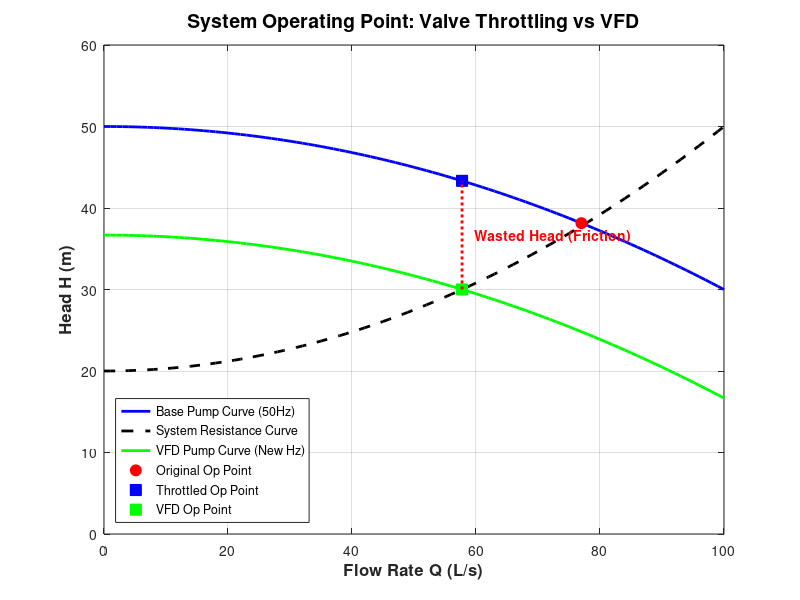

MATLAB code to generate this figure:
% =========================================================================
% ENERGY SAVINGS ANALYSIS: VFD vs. VALVE THROTTLING
% =========================================================================
clear; clc; close all;

% 1. Define Fluid Properties and Range
rho = 1000; % Density of water (kg/m3)
g = 9.81;   % Gravity (m/s2)
Q = 0:1:100; % Flow rate range (L/s)
Q_m3s = Q / 1000; % Flow rate in m3/s for power calculation

% 2. Base Curves at 50 Hz
H_pump_50Hz = 50 - 0.002 * Q.^2; 
H_sys_base = 20 + 0.003 * Q.^2; 

% Find original operating point (100% Flow)
[~, idx_orig] = min(abs(H_pump_50Hz - H_sys_base));
Q_orig = Q(idx_orig);
H_orig = H_pump_50Hz(idx_orig);

% 3. The New Demand: Factory needs reduced flow (e.g., 75% of original)
Q_target = Q_orig * 0.75;

% =========================================================================
% SCENARIO A: VALVE THROTTLING (Constant 50 Hz, increased system resistance)
% =========================================================================
% Pump runs on original 50Hz curve. 
% We find the Head the pump produces at Q_target.
H_throttle = 50 - 0.002 * (Q_target)^2;

% Calculate Power (Assuming constant pump efficiency of 75% for simplicity)
eta = 0.75;
Power_Throttle_kW = (rho * g * (Q_target/1000) * H_throttle) / (eta * 1000);

% =========================================================================
% SCENARIO B: VFD FREQUENCY CONTROL (Affinity Laws applied)
% =========================================================================
% System curve remains unchanged. We find what Head the system needs at Q_target.
H_req_vfd = 20 + 0.003 * (Q_target)^2;

% Calculate required VFD Frequency using Affinity Laws
% N_ratio = sqrt(H_req_vfd / H_pump_at_target_if_50Hz_was_shifted)
% Mathematically: 50*n^2 - 0.002*Q_target^2 = H_req_vfd
n_ratio = sqrt((H_req_vfd + 0.002 * Q_target^2) / 50);
Hz_new = 50 * n_ratio;

% Generate the new VFD Pump Curve for plotting
H_pump_VFD = 50*(n_ratio^2) - 0.002 * Q.^2;

% Calculate Power with VFD
Power_VFD_kW = (rho * g * (Q_target/1000) * H_req_vfd) / (eta * 1000);

% =========================================================================
% PRINT ENGINEERING REPORT
% =========================================================================
fprintf('===================================================\n');
fprintf('       VFD ENERGY SAVINGS ANALYSIS REPORT          \n');
fprintf('===================================================\n');
fprintf(' Original Operation (50 Hz) : Q = %.1f L/s, H = %.1f m\n', Q_orig, H_orig);
fprintf(' Target Reduced Flow        : Q = %.1f L/s\n', Q_target);
fprintf('---------------------------------------------------\n');
fprintf(' [Scenario A: Valve Throttling]\n');
fprintf(' Pump Head Forced to        : %.1f m (Excess Pressure!)\n', H_throttle);
fprintf(' Power Consumed             : %.2f kW\n', Power_Throttle_kW);
fprintf('---------------------------------------------------\n');
fprintf(' [Scenario B: VFD Control]\n');
fprintf(' New Required Frequency     : %.1f Hz\n', Hz_new);
fprintf(' Pump Head Matched to System: %.1f m\n', H_req_vfd);
fprintf(' Power Consumed             : %.2f kW\n', Power_VFD_kW);
fprintf('---------------------------------------------------\n');
fprintf(' POWER SAVINGS              : %.2f kW (%.1f %% Reduction!)\n', ...
    (Power_Throttle_kW - Power_VFD_kW), ((Power_Throttle_kW - Power_VFD_kW)/Power_Throttle_kW)*100);
fprintf('===================================================\n');

% =========================================================================
% PLOT THE COMPARISON
% =========================================================================
figure('Name', 'VFD vs Throttling', 'Position', [100, 100, 800, 600]);

% Plot Curves
plot(Q, H_pump_50Hz, 'b-', 'LineWidth', 2); hold on;
plot(Q, H_sys_base, 'k--', 'LineWidth', 2);
plot(Q, H_pump_VFD, 'g-', 'LineWidth', 2);

% Mark Points
plot(Q_orig, H_orig, 'ro', 'MarkerSize', 8, 'MarkerFaceColor', 'r'); % Orig Point
plot(Q_target, H_throttle, 'bs', 'MarkerSize', 8, 'MarkerFaceColor', 'b'); % Throttled Point
plot(Q_target, H_req_vfd, 'gs', 'MarkerSize', 8, 'MarkerFaceColor', 'g'); % VFD Point

% Draw a line showing the "Wasted Head"
line([Q_target Q_target], [H_req_vfd H_throttle], 'Color', 'r', 'LineStyle', ':', 'LineWidth', 2);
text(Q_target + 2, (H_req_vfd + H_throttle)/2, 'Wasted Head (Friction)', 'Color', 'r', 'FontWeight', 'bold');

% Formatting
title('System Operating Point: Valve Throttling vs VFD', 'FontSize', 14, 'FontWeight', 'bold');
xlabel('Flow Rate Q (L/s)', 'FontSize', 12, 'FontWeight', 'bold');
ylabel('Head H (m)', 'FontSize', 12, 'FontWeight', 'bold');
legend('Base Pump Curve (50Hz)', 'System Resistance Curve', 'VFD Pump Curve (New Hz)', ...
    'Original Op Point', 'Throttled Op Point', 'VFD Op Point', 'Location', 'southwest');
grid on;
ylim([0 60]);
